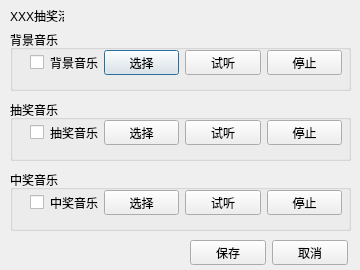
<?xml version="1.0" encoding="UTF-8"?>
<ui version="4.0">
 <class>DialogMusic</class>
 <widget class="QDialog" name="DialogMusic">
  <property name="geometry">
   <rect>
    <x>0</x>
    <y>0</y>
    <width>360</width>
    <height>270</height>
   </rect>
  </property>
  <property name="windowTitle">
   <string>Dialog</string>
  </property>
  <widget class="QGroupBox" name="groupBox">
   <property name="geometry">
    <rect>
     <x>10</x>
     <y>30</y>
     <width>341</width>
     <height>61</height>
    </rect>
   </property>
   <property name="title">
    <string>背景音乐</string>
   </property>
   <widget class="QWidget" name="">
    <property name="geometry">
     <rect>
      <x>20</x>
      <y>20</y>
      <width>312</width>
      <height>25</height>
     </rect>
    </property>
    <layout class="QHBoxLayout" name="horizontalLayout">
     <item>
      <widget class="QCheckBox" name="checkBox">
       <property name="text">
        <string/>
       </property>
       <property name="autoRepeat">
        <bool>false</bool>
       </property>
      </widget>
     </item>
     <item>
      <widget class="QLabel" name="label_2">
       <property name="text">
        <string>背景音乐</string>
       </property>
      </widget>
     </item>
     <item>
      <widget class="QPushButton" name="pushButton">
       <property name="text">
        <string>选择</string>
       </property>
      </widget>
     </item>
     <item>
      <widget class="QPushButton" name="pushButton_4">
       <property name="text">
        <string>试听</string>
       </property>
      </widget>
     </item>
     <item>
      <widget class="QPushButton" name="pushButton_7">
       <property name="text">
        <string>停止</string>
       </property>
      </widget>
     </item>
    </layout>
   </widget>
  </widget>
  <widget class="QGroupBox" name="groupBox_2">
   <property name="geometry">
    <rect>
     <x>10</x>
     <y>100</y>
     <width>341</width>
     <height>61</height>
    </rect>
   </property>
   <property name="title">
    <string>抽奖音乐</string>
   </property>
   <widget class="QWidget" name="">
    <property name="geometry">
     <rect>
      <x>20</x>
      <y>20</y>
      <width>312</width>
      <height>25</height>
     </rect>
    </property>
    <layout class="QHBoxLayout" name="horizontalLayout_2">
     <item>
      <widget class="QCheckBox" name="checkBox_2">
       <property name="text">
        <string/>
       </property>
      </widget>
     </item>
     <item>
      <widget class="QLabel" name="label_3">
       <property name="text">
        <string>抽奖音乐</string>
       </property>
      </widget>
     </item>
     <item>
      <widget class="QPushButton" name="pushButton_2">
       <property name="text">
        <string>选择</string>
       </property>
      </widget>
     </item>
     <item>
      <widget class="QPushButton" name="pushButton_5">
       <property name="text">
        <string>试听</string>
       </property>
      </widget>
     </item>
     <item>
      <widget class="QPushButton" name="pushButton_8">
       <property name="text">
        <string>停止</string>
       </property>
      </widget>
     </item>
    </layout>
   </widget>
  </widget>
  <widget class="QGroupBox" name="groupBox_3">
   <property name="geometry">
    <rect>
     <x>10</x>
     <y>170</y>
     <width>341</width>
     <height>61</height>
    </rect>
   </property>
   <property name="title">
    <string>中奖音乐</string>
   </property>
   <widget class="QWidget" name="">
    <property name="geometry">
     <rect>
      <x>20</x>
      <y>20</y>
      <width>312</width>
      <height>25</height>
     </rect>
    </property>
    <layout class="QHBoxLayout" name="horizontalLayout_3">
     <item>
      <widget class="QCheckBox" name="checkBox_3">
       <property name="text">
        <string/>
       </property>
      </widget>
     </item>
     <item>
      <widget class="QLabel" name="label_4">
       <property name="text">
        <string>中奖音乐</string>
       </property>
      </widget>
     </item>
     <item>
      <widget class="QPushButton" name="pushButton_3">
       <property name="text">
        <string>选择</string>
       </property>
      </widget>
     </item>
     <item>
      <widget class="QPushButton" name="pushButton_6">
       <property name="text">
        <string>试听</string>
       </property>
      </widget>
     </item>
     <item>
      <widget class="QPushButton" name="pushButton_9">
       <property name="text">
        <string>停止</string>
       </property>
      </widget>
     </item>
    </layout>
   </widget>
  </widget>
  <widget class="QLabel" name="label">
   <property name="geometry">
    <rect>
     <x>10</x>
     <y>10</y>
     <width>54</width>
     <height>12</height>
    </rect>
   </property>
   <property name="text">
    <string>XXX抽奖活动</string>
   </property>
  </widget>
  <widget class="QWidget" name="">
   <property name="geometry">
    <rect>
     <x>190</x>
     <y>240</y>
     <width>158</width>
     <height>25</height>
    </rect>
   </property>
   <layout class="QHBoxLayout" name="horizontalLayout_4">
    <item>
     <widget class="QPushButton" name="pushButton_10">
      <property name="text">
       <string>保存</string>
      </property>
     </widget>
    </item>
    <item>
     <widget class="QPushButton" name="pushButton_11">
      <property name="text">
       <string>取消</string>
      </property>
     </widget>
    </item>
   </layout>
  </widget>
 </widget>
 <resources/>
 <connections/>
</ui>
